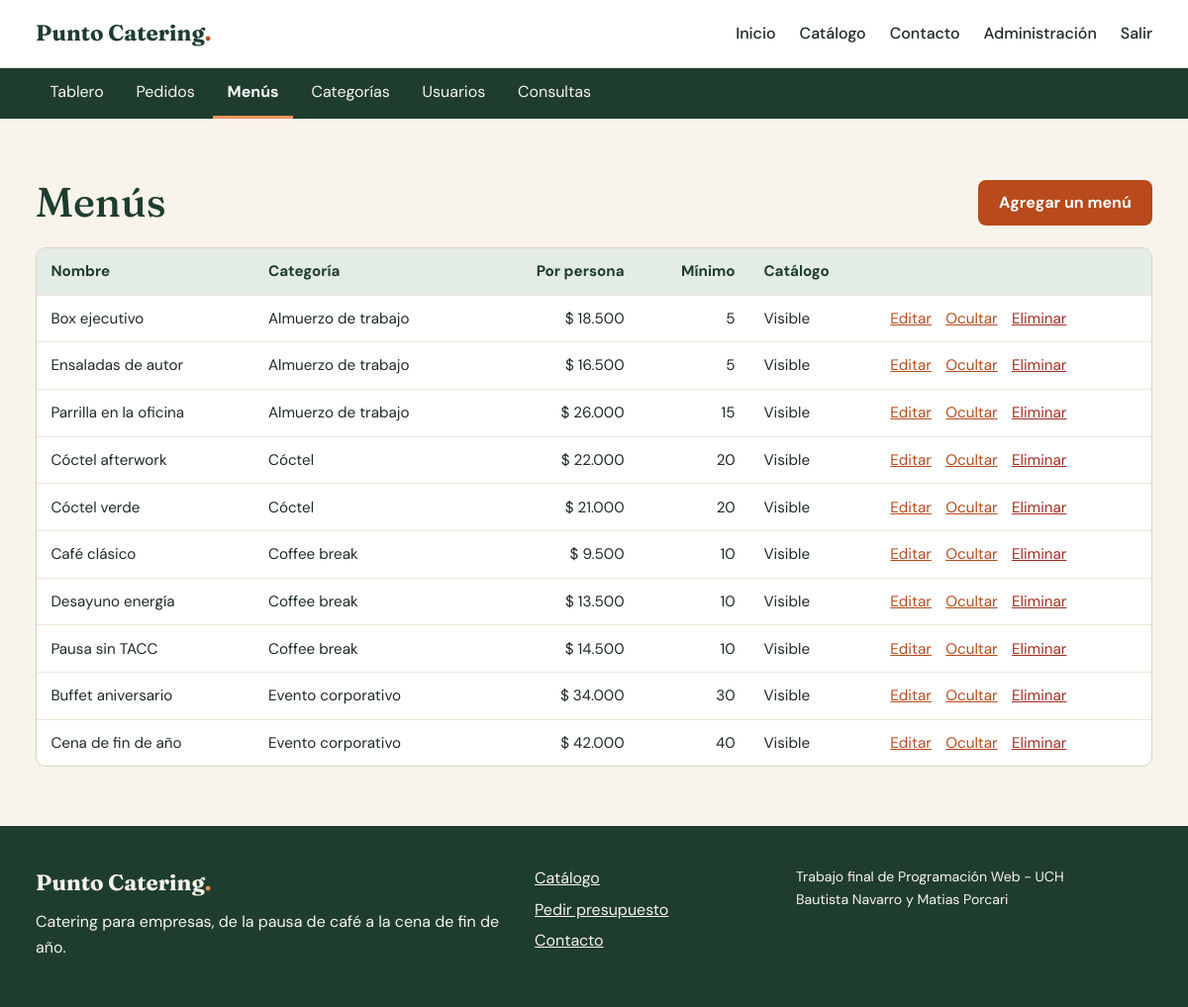
/admin/menus.php (signed in), run on the app's committed database.
### tables this page shows
CREATE TABLE menus (
    id_menu             INT UNSIGNED AUTO_INCREMENT PRIMARY KEY,
    id_categoria        INT UNSIGNED NOT NULL,
    nombre              VARCHAR(100) NOT NULL,
    descripcion         VARCHAR(500) NOT NULL,
    precio_por_persona  DECIMAL(10, 2) NOT NULL,
    minimo_personas     INT UNSIGNED NOT NULL DEFAULT 1,
    es_vegetariano      TINYINT(1) NOT NULL DEFAULT 0,
    es_sin_tacc         TINYINT(1) NOT NULL DEFAULT 0,
    ilustracion         VARCHAR(30) NOT NULL DEFAULT 'buffet',   
    activo              TINYINT(1) NOT NULL DEFAULT 1,           
    CONSTRAINT fk_menus_categoria FOREIGN KEY (id_categoria)
        REFERENCES categorias (id_categoria) ON UPDATE CASCADE ON DELETE RESTRICT
);

CREATE TABLE categorias (
    id_categoria  INT UNSIGNED AUTO_INCREMENT PRIMARY KEY,
    nombre        VARCHAR(60) NOT NULL UNIQUE,
    descripcion   VARCHAR(255) NOT NULL DEFAULT ''
);

### includes/funciones.php (called while the page is built, shortened)
<?php
function ruta_base(): string
{
    static $base = null;
    if ($base === null) {
        $raiz = str_replace('\\', '/', (string) realpath(__DIR__ . '/..'));
        $script = str_replace('\\', '/', (string) realpath($_SERVER['SCRIPT_FILENAME']));
        $relativa = substr($script, strlen($raiz));
        $base = substr($_SERVER['SCRIPT_NAME'], 0, -strlen($relativa));
    }
    return $base;
}
function url(string $ruta = ''): string
{
    return ruta_base() . '/' . ltrim($ruta, '/');
}
function escapar(mixed $valor): string
{
    return htmlspecialchars((string) $valor, ENT_QUOTES, 'UTF-8');
}
function formato_moneda(float|string|null $importe): string
{
    return '$ ' . number_format((float) $importe, 0, ',', '.');
}

### admin/menus.php (the view, shortened to what this page needs)
<?php
$conexion = obtener_conexion();
$menus = $conexion->query(
    'SELECT m.*, c.nombre AS categoria
     FROM menus m
     INNER JOIN categorias c ON c.id_categoria = m.id_categoria
     ORDER BY c.nombre, m.nombre'
)->fetchAll();
require __DIR__ . '/../includes/encabezado.php';
?>
<section class="seccion">
    <div class="contenedor">
        <div class="titulo-con-enlace">
            <h1>Menús</h1>
            <a class="boton boton-primario" href="<?= escapar(url('admin/menu_formulario.php')) ?>">Agregar un menú</a>
        </div>
        <div class="tabla-contenedor">
            <table class="tabla">
                <thead>
                    <tr>
                        <th scope="col">Nombre</th>
                        <th scope="col">Categoría</th>
                        <th scope="col" class="celda-numero">Por persona</th>
                        <th scope="col" class="celda-numero">Mínimo</th>
                        <th scope="col">Catálogo</th>
                        <th scope="col"><span class="solo-lector">Acciones</span></th>
                    </tr>
                </thead>
                <tbody>
                    <?php foreach ($menus as $menu): ?>
                        <tr>
                            <td><?= escapar($menu['nombre']) ?></td>
                            <td><?= escapar($menu['categoria']) ?></td>
                            <td class="celda-numero celda-sin-corte"><?= formato_moneda($menu['precio_por_persona']) ?></td>
                            <td class="celda-numero"><?= (int) $menu['minimo_personas'] ?></td>
                            <td><?= $menu['activo'] ? 'Visible' : '<span class="texto-suave">Oculto</span>' ?></td>
                            <td>
                                <div class="acciones-fila">
                                    <a href="<?= escapar(url('admin/menu_formulario.php?id=' . $menu['id_menu'])) ?>">Editar</a>
                                    <form method="post">
                                        <button class="enlace-boton" type="submit"><?= $menu['activo'] ? 'Ocultar' : 'Mostrar' ?></button>
                                    </form>
                                    <form method="post" data-confirmar="¿Eliminar el menú «<?= escapar($menu['nombre']) ?>»?">
                                        <button class="enlace-boton enlace-peligro" type="submit">Eliminar</button>
                                    </form>
                                </div>
                            </td>
                        </tr>
                    <?php endforeach; ?>
                </tbody>
            </table>
        </div>
    </div>
</section>
<?php require __DIR__ . '/../includes/pie.php'; ?>

### recursos/css/estilos.css (style rules this page uses)
:root { --verde-profundo: #1f3d2f; --verde-medio: #2f5d47; --verde-suave: #e3ece5; --naranja: #b84a1b; --naranja-oscuro: #973a13; --crema: #f8f4eb; --crema-oscuro: #efe8d8; --blanco: #ffffff; --tinta: #1d2a23; --tinta-suave: #56635b; --borde: #d9d2c1; --rojo: #a32c20; --rojo-suave: #fbeae7; --verde-exito-suave: #e1f1e4; --ambar-suave: #fbf0d3; --ambar-texto: #6f4f00; --azul-suave: #e2ecf7; --azul-texto: #1d4c80; --gris-suave: #e9e9e6; --fuente-titulos: "Fraunces", Georgia, "Times New Roman", serif; --fuente-texto: "DM Sans", "Segoe UI", Arial, sans-serif; --radio: 10px; --sombra: 0 1px 3px rgba(31, 61, 47, 0.12); }
*, *::before, *::after { box-sizing: border-box; }
body { margin: 0; min-height: 100vh; display: flex; flex-direction: column; background: var(--crema); color: var(--tinta); font-family: var(--fuente-texto); font-size: 1rem; line-height: 1.6; }
h1, h2, h3 { margin: 0 0 0.5em; font-family: var(--fuente-titulos); font-weight: 500; line-height: 1.2; color: var(--verde-profundo); }
h1 { font-size: clamp(1.9rem, 4vw, 2.6rem); }
a { color: var(--naranja); }
.contenedor { width: 100%; max-width: 1160px; margin-inline: auto; padding-inline: 16px; }
.seccion { padding-block: clamp(2rem, 5vw, 4rem); }
.titulo-con-enlace { display: flex; flex-wrap: wrap; align-items: center; justify-content: space-between; gap: 0.75rem 1.5rem; margin-bottom: 1.25rem; }
.titulo-con-enlace h1, .titulo-con-enlace h2, .titulo-con-enlace .bajada { margin-bottom: 0; }
.navegacion > a:not(.boton), .enlace-boton { padding: 0.5rem 0; color: var(--tinta); text-decoration: none; font-weight: 500; }
.enlace-boton { border: 0; background: none; font: inherit; font-weight: 500; cursor: pointer; padding: 0; }
.acciones-fila .enlace-boton { color: var(--naranja); text-decoration: underline; font-weight: 400; }
.acciones-fila .enlace-peligro { color: var(--rojo); }
.boton { display: inline-block; padding: 0.65rem 1.2rem; border: 2px solid transparent; border-radius: 8px; font: inherit; font-weight: 700; line-height: 1.3; text-align: center; text-decoration: none; cursor: pointer; transition: background-color 0.15s ease, color 0.15s ease; }
.boton-primario { background: var(--naranja); color: var(--blanco); }
.tabla-contenedor { position: relative; overflow-x: auto; background: var(--blanco); border: 1px solid var(--borde); border-radius: var(--radio); }
.tabla { width: 100%; border-collapse: collapse; font-size: 0.95rem; }
.tabla th, .tabla td { padding: 0.7rem 0.9rem; text-align: left; vertical-align: top; border-bottom: 1px solid var(--crema-oscuro); }
.tabla thead th { background: var(--verde-suave); color: var(--verde-profundo); font-weight: 700; white-space: nowrap; }
.tabla tbody tr:last-child td, .tabla tfoot tr:last-child th, .tabla tfoot tr:last-child td { border-bottom: 0; }
.tabla .celda-numero { text-align: right; white-space: nowrap; }
.celda-sin-corte { white-space: nowrap; }
.acciones-fila { display: flex; flex-wrap: wrap; align-items: center; gap: 0.25rem 0.9rem; }
.acciones-fila form { margin: 0; }

### data on the page
menus: nombre "Box ejecutivo", id_categoria.nombre "Almuerzo de trabajo", precio_por_persona "$ 18.500", minimo_personas "5", activo "Visible"
menus: nombre "Ensaladas de autor", id_categoria.nombre "Almuerzo de trabajo", precio_por_persona "$ 16.500", minimo_personas "5", activo "Visible"
menus: nombre "Parrilla en la oficina", id_categoria.nombre "Almuerzo de trabajo", precio_por_persona "$ 26.000", minimo_personas "15", activo "Visible"
menus: nombre "Cóctel afterwork", id_categoria.nombre "Cóctel", precio_por_persona "$ 22.000", minimo_personas "20", activo "Visible"
menus: nombre "Cóctel verde", id_categoria.nombre "Cóctel", precio_por_persona "$ 21.000", minimo_personas "20", activo "Visible"
menus: nombre "Café clásico", id_categoria.nombre "Coffee break", precio_por_persona "$ 9.500", minimo_personas "10", activo "Visible"
menus: nombre "Desayuno energía", id_categoria.nombre "Coffee break", precio_por_persona "$ 13.500", minimo_personas "10", activo "Visible"
menus: nombre "Pausa sin TACC", id_categoria.nombre "Coffee break", precio_por_persona "$ 14.500", minimo_personas "10", activo "Visible"
menus: nombre "Buffet aniversario", id_categoria.nombre "Evento corporativo", precio_por_persona "$ 34.000", minimo_personas "30", activo "Visible"
menus: nombre "Cena de fin de año", id_categoria.nombre "Evento corporativo", precio_por_persona "$ 42.000", minimo_personas "40", activo "Visible"

### other printed values
escapar($texto) "Tablero"
escapar($texto) "Pedidos"
escapar($texto) "Menús"
escapar($texto) "Categorías"
escapar($texto) "Usuarios"
escapar($texto) "Consultas"
